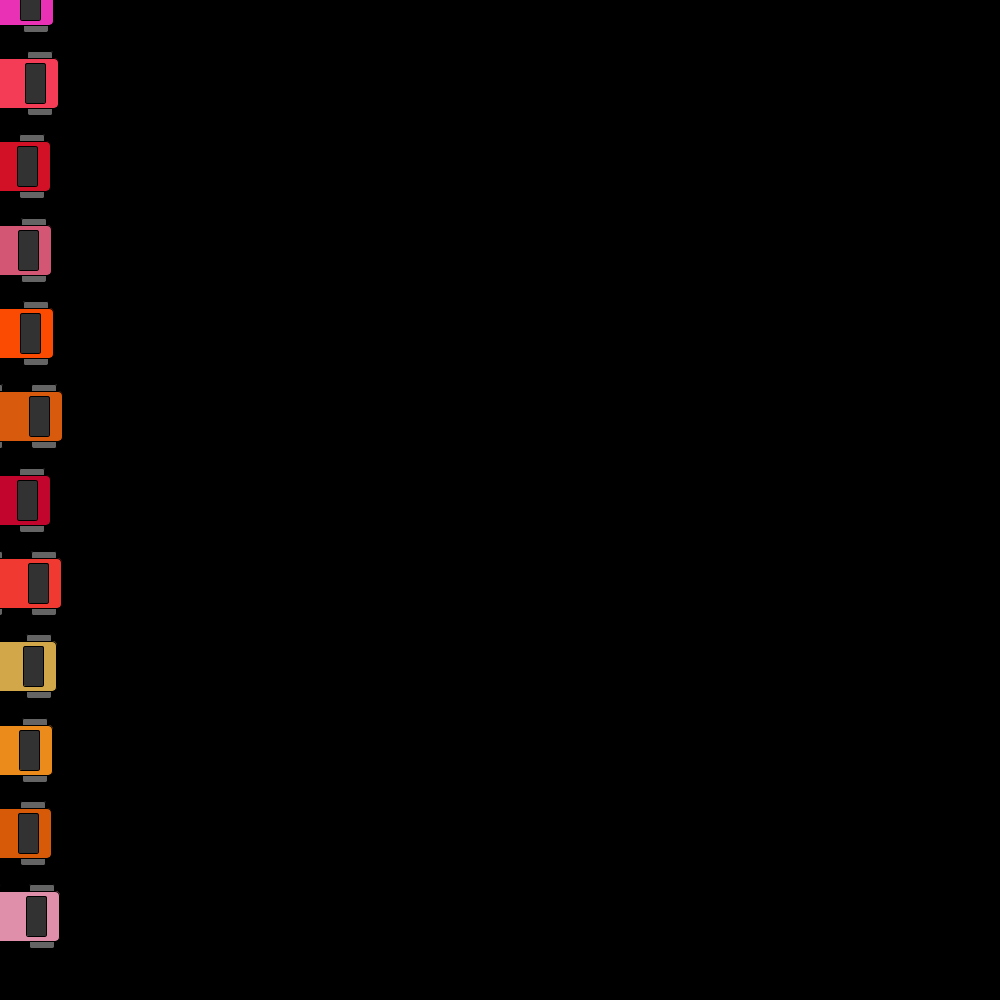
Frame 1 (no input)
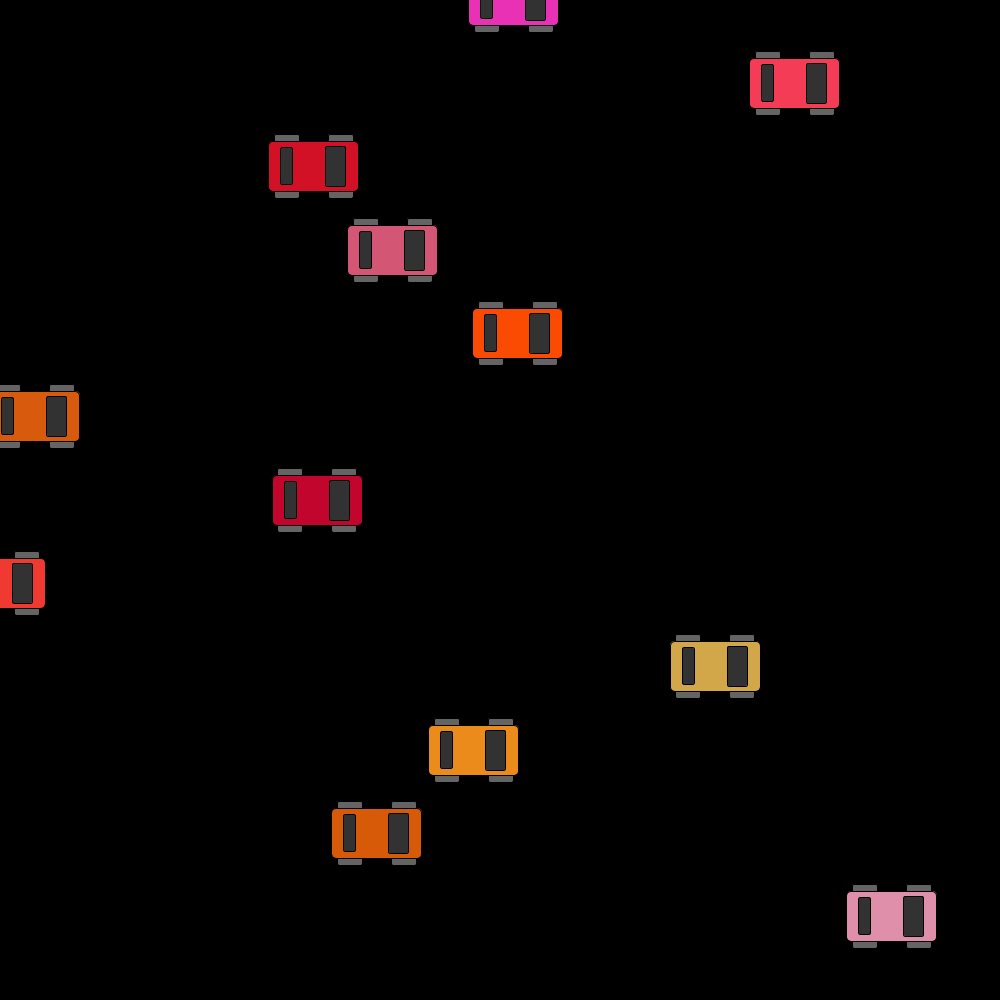
Frame 60 (the mouse pressed at the canvas centre just before this capture)
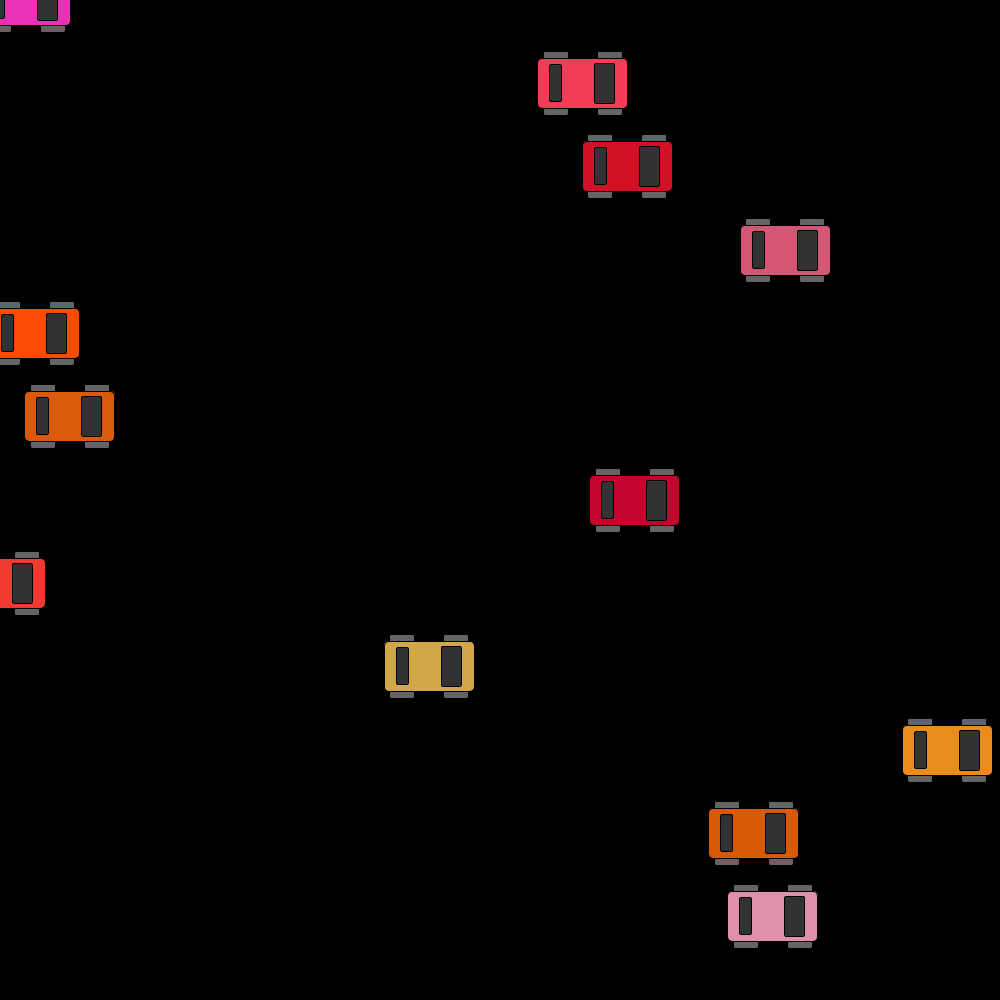
Frame 120 (the mouse held since frame 60 and released just before this capture)

The Processing sketch that drew these frames (run headless with seeded random() and noise(); from frame 60 on, the mouse is pressed at the canvas centre):

// Processing sketch: code_10_11
// ── code_10_11.pde
Car[]cars = new Car[12];

void setup(){
  size(1000, 1000);
  for(int i = 0; i < cars.length; i++){
    cars[i] = new Car(color(
    random(190, 255), random(190), random(190) ),
    0, i*height/cars.length, random(5, 20));
  }
}

void draw(){
  background(0);
  for(int i = 0; i < cars.length; i++){
    cars[i].drive();
    cars[i].display();
  }
}

// ── Car.pde
class Car{
  color c;
  float xpos;
  float ypos;
  float xspeed;
  
  Car(color tempC, float tempXpos, float tempYpos, float tempXspeed){
    c = tempC;
    xpos = tempXpos;
    ypos = tempYpos;
    xspeed = tempXspeed;
  }
  
  void display(){
    float offset = 27;
    rectMode(CENTER);
    fill(100);
    // Ruedas
    rect(xpos + offset, ypos + offset, 25, 10, 2);
    rect(xpos - offset, ypos + offset, 25, 10, 2);
    rect(xpos - offset, ypos - offset, 25, 10, 2);
    rect(xpos + offset, ypos - offset, 25, 10, 2);
    // Chasis
    fill(c);
    rect(xpos, ypos, 90, 50, 5);
    // Luna delantera
    fill(50);
    rect(xpos + offset-5, ypos, 20, 40, 2);
    // Luna trasera
    fill(50);
    rect(xpos - offset, ypos, 12, 37, 2);
  }
  
  void drive(){
    xpos += xspeed;
    if(xpos > width){
      xpos = 0;
    }
  }
}
